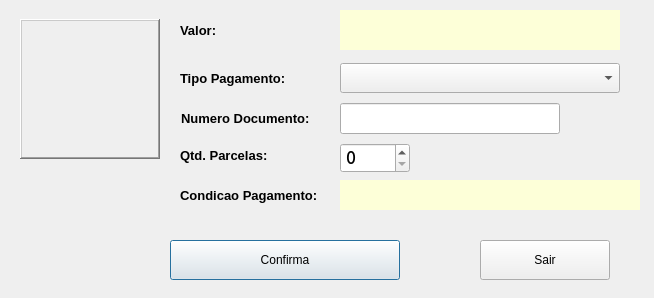
<?xml version="1.0" encoding="UTF-8"?>
<ui version="4.0">
 <class>siscom</class>
 <widget class="QDialog" name="siscom">
  <property name="windowModality">
   <enum>Qt::WindowModal</enum>
  </property>
  <property name="geometry">
   <rect>
    <x>0</x>
    <y>0</y>
    <width>654</width>
    <height>298</height>
   </rect>
  </property>
  <property name="focusPolicy">
   <enum>Qt::StrongFocus</enum>
  </property>
  <property name="windowTitle">
   <string>Dialog</string>
  </property>
  <property name="windowIcon">
   <iconset theme="c:\helio\siachb\hti.ico">
    <normaloff>.</normaloff>.</iconset>
  </property>
  <property name="styleSheet">
   <string notr="true"/>
  </property>
  <widget class="QLabel" name="empresa">
   <property name="enabled">
    <bool>true</bool>
   </property>
   <property name="geometry">
    <rect>
     <x>20</x>
     <y>19</y>
     <width>140</width>
     <height>140</height>
    </rect>
   </property>
   <property name="contextMenuPolicy">
    <enum>Qt::ActionsContextMenu</enum>
   </property>
   <property name="layoutDirection">
    <enum>Qt::LeftToRight</enum>
   </property>
   <property name="styleSheet">
    <string notr="true"/>
   </property>
   <property name="frameShape">
    <enum>QFrame::WinPanel</enum>
   </property>
   <property name="frameShadow">
    <enum>QFrame::Raised</enum>
   </property>
   <property name="text">
    <string/>
   </property>
   <property name="textFormat">
    <enum>Qt::RichText</enum>
   </property>
   <property name="scaledContents">
    <bool>true</bool>
   </property>
   <property name="wordWrap">
    <bool>false</bool>
   </property>
   <property name="margin">
    <number>20</number>
   </property>
  </widget>
  <widget class="QLabel" name="lb_cod_op">
   <property name="geometry">
    <rect>
     <x>180</x>
     <y>63</y>
     <width>150</width>
     <height>30</height>
    </rect>
   </property>
   <property name="font">
    <font>
     <family>Arial</family>
     <pointsize>10</pointsize>
     <italic>false</italic>
     <bold>true</bold>
    </font>
   </property>
   <property name="styleSheet">
    <string notr="true"/>
   </property>
   <property name="text">
    <string>Tipo Pagamento:</string>
   </property>
   <property name="textFormat">
    <enum>Qt::AutoText</enum>
   </property>
  </widget>
  <widget class="QLabel" name="lb_senha">
   <property name="geometry">
    <rect>
     <x>181</x>
     <y>103</y>
     <width>150</width>
     <height>30</height>
    </rect>
   </property>
   <property name="font">
    <font>
     <family>Arial</family>
     <pointsize>10</pointsize>
     <italic>false</italic>
     <bold>true</bold>
    </font>
   </property>
   <property name="styleSheet">
    <string notr="true"/>
   </property>
   <property name="text">
    <string>Numero Documento:</string>
   </property>
  </widget>
  <widget class="QLineEdit" name="n_documento">
   <property name="geometry">
    <rect>
     <x>340</x>
     <y>103</y>
     <width>220</width>
     <height>31</height>
    </rect>
   </property>
   <property name="focusPolicy">
    <enum>Qt::WheelFocus</enum>
   </property>
   <property name="contextMenuPolicy">
    <enum>Qt::ActionsContextMenu</enum>
   </property>
   <property name="styleSheet">
    <string notr="true"/>
   </property>
   <property name="inputMask">
    <string/>
   </property>
   <property name="maxLength">
    <number>8</number>
   </property>
   <property name="echoMode">
    <enum>QLineEdit::Normal</enum>
   </property>
   <property name="cursorPosition">
    <number>0</number>
   </property>
   <property name="placeholderText">
    <string/>
   </property>
  </widget>
  <widget class="QPushButton" name="bt_confirma">
   <property name="geometry">
    <rect>
     <x>170</x>
     <y>240</y>
     <width>230</width>
     <height>40</height>
    </rect>
   </property>
   <property name="styleSheet">
    <string notr="true"/>
   </property>
   <property name="text">
    <string>Confirma</string>
   </property>
  </widget>
  <widget class="QComboBox" name="cb_tipo_pg">
   <property name="geometry">
    <rect>
     <x>340</x>
     <y>63</y>
     <width>280</width>
     <height>30</height>
    </rect>
   </property>
   <property name="focusPolicy">
    <enum>Qt::StrongFocus</enum>
   </property>
   <property name="styleSheet">
    <string notr="true"/>
   </property>
  </widget>
  <widget class="QLabel" name="lb_senha_2">
   <property name="geometry">
    <rect>
     <x>180</x>
     <y>180</y>
     <width>150</width>
     <height>30</height>
    </rect>
   </property>
   <property name="font">
    <font>
     <family>Arial</family>
     <pointsize>10</pointsize>
     <italic>false</italic>
     <bold>true</bold>
    </font>
   </property>
   <property name="styleSheet">
    <string notr="true"/>
   </property>
   <property name="text">
    <string>Condicao Pagamento:</string>
   </property>
  </widget>
  <widget class="QLabel" name="lb_condicao">
   <property name="geometry">
    <rect>
     <x>340</x>
     <y>180</y>
     <width>300</width>
     <height>30</height>
    </rect>
   </property>
   <property name="font">
    <font>
     <family>Arial</family>
     <pointsize>10</pointsize>
     <italic>false</italic>
     <bold>true</bold>
    </font>
   </property>
   <property name="styleSheet">
    <string notr="true">background-color: rgb(253, 255, 216);
color: rgb(0, 0, 0);</string>
   </property>
   <property name="text">
    <string/>
   </property>
  </widget>
  <widget class="QPushButton" name="bt_sair">
   <property name="geometry">
    <rect>
     <x>480</x>
     <y>240</y>
     <width>130</width>
     <height>40</height>
    </rect>
   </property>
   <property name="styleSheet">
    <string notr="true"/>
   </property>
   <property name="text">
    <string>Sair</string>
   </property>
  </widget>
  <widget class="QLabel" name="lb_valor">
   <property name="geometry">
    <rect>
     <x>340</x>
     <y>10</y>
     <width>280</width>
     <height>40</height>
    </rect>
   </property>
   <property name="font">
    <font>
     <family>Courier</family>
     <pointsize>20</pointsize>
     <italic>false</italic>
     <bold>true</bold>
    </font>
   </property>
   <property name="styleSheet">
    <string notr="true">font: 700 20pt &quot;Courier&quot;;
background-color: rgb(253, 255, 216);
color: rgb(0, 0, 0);</string>
   </property>
   <property name="text">
    <string/>
   </property>
   <property name="alignment">
    <set>Qt::AlignRight|Qt::AlignTrailing|Qt::AlignVCenter</set>
   </property>
  </widget>
  <widget class="QLabel" name="lb_senha_3">
   <property name="geometry">
    <rect>
     <x>180</x>
     <y>10</y>
     <width>150</width>
     <height>40</height>
    </rect>
   </property>
   <property name="font">
    <font>
     <family>Arial</family>
     <pointsize>10</pointsize>
     <italic>false</italic>
     <bold>true</bold>
    </font>
   </property>
   <property name="styleSheet">
    <string notr="true"/>
   </property>
   <property name="text">
    <string>Valor:</string>
   </property>
  </widget>
  <widget class="QLabel" name="lb_senha_4">
   <property name="geometry">
    <rect>
     <x>180</x>
     <y>140</y>
     <width>150</width>
     <height>30</height>
    </rect>
   </property>
   <property name="font">
    <font>
     <family>Arial</family>
     <pointsize>10</pointsize>
     <italic>false</italic>
     <bold>true</bold>
    </font>
   </property>
   <property name="styleSheet">
    <string notr="true"/>
   </property>
   <property name="text">
    <string>Qtd. Parcelas:</string>
   </property>
  </widget>
  <widget class="QSpinBox" name="sb_qtd_parcelas">
   <property name="geometry">
    <rect>
     <x>340</x>
     <y>143</y>
     <width>70</width>
     <height>30</height>
    </rect>
   </property>
   <property name="font">
    <font>
     <family>Courier</family>
     <pointsize>15</pointsize>
     <bold>true</bold>
    </font>
   </property>
  </widget>
 </widget>
 <tabstops>
  <tabstop>cb_tipo_pg</tabstop>
  <tabstop>n_documento</tabstop>
  <tabstop>sb_qtd_parcelas</tabstop>
  <tabstop>bt_confirma</tabstop>
  <tabstop>bt_sair</tabstop>
 </tabstops>
 <resources/>
 <connections/>
</ui>
